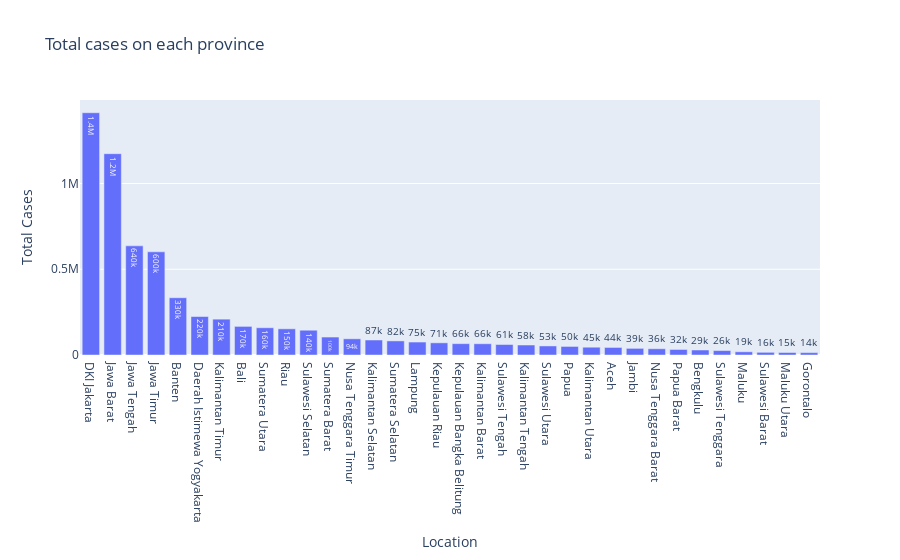

Source (notebook cell):
### Markdown cell above
## Total Cases Grouped By Province

### Code cell
df_prov2 = pd.DataFrame(columns = ['Location', 'Total Cases'])
df_prov2['Location'] = df_raw['Location'].unique()
i = df_prov2[df_prov2['Location'] == 'Indonesia'].index
df_prov2 = df_prov2.drop(i)

for land in df_prov2['Location']:
    i = df_prov2[df_prov2['Location']==land].index.values
    df_prov2['Total Cases'][i] = df_raw[df_raw['Location']==land]['Total Cases'].max()

df_prov2 = df_prov2.dropna()
df_prov2 = df_prov2.sort_values('Total Cases', ascending=False)
df_prov2 = df_prov2.reset_index(drop=True)

fig1 = px.bar(df_prov2, y='Total Cases', x='Location', title='Total cases on each province', text_auto='.2s')
fig1.show()

### Figure 1 — Plotly figure (JSON) as saved in the notebook; plotly's stock layout.template omitted (floating-point values rounded to 4 significant figures)
{"data": [{"alignmentgroup": "True", "hovertemplate": "Location=%{x}<br>Total Cases=%{y}<extra></extra>", "legendgroup": "", "marker": {"color": "#636efa", "pattern": {"shape": ""}}, "name": "", "offsetgroup": "", "orientation": "v", "showlegend": false, "textposition": "auto", "texttemplate": "%{y:.2s}", "type": "bar", "x": ["DKI Jakarta", "Jawa Barat", "Jawa Tengah", "Jawa Timur", "Banten", "Daerah Istimewa Yogyakarta", "Kalimantan Timur", "Bali", "Sumatera Utara", "Riau", "Sulawesi Selatan", "Sumatera Barat", "Nusa Tenggara Timur", "Kalimantan Selatan", "Sumatera Selatan", "Lampung", "Kepulauan Riau", "Kepulauan Bangka Belitung", "Kalimantan Barat", "Sulawesi Tengah", "Kalimantan Tengah", "Sulawesi Utara", "Papua", "Kalimantan Utara", "Aceh", "Jambi", "Nusa Tenggara Barat", "Papua Barat", "Bengkulu", "Sulawesi Tenggara", "Maluku", "Sulawesi Barat", "Maluku Utara", "Gorontalo"], "xaxis": "x", "y": [1412511, 1173731, 636409, 601545, 333875, 224307, 209017, 166831, 158866, 152648, 144494, 104640, 94415, 87476, 82198, 75485, 70883, 66144, 65605, 61099, 58217, 52770, 49927, 45417, 44038, 38643, 36247, 32170, 29173, 25693, 18736, 15601, 14595, 13951], "yaxis": "y"}], "layout": {"barmode": "relative", "legend": {"tracegroupgap": 0}, "title": {"text": "Total cases on each province"}, "xaxis": {"anchor": "y", "domain": [0.0, 1.0], "title": {"text": "Location"}}, "yaxis": {"anchor": "x", "domain": [0.0, 1.0], "title": {"text": "Total Cases"}}}}
